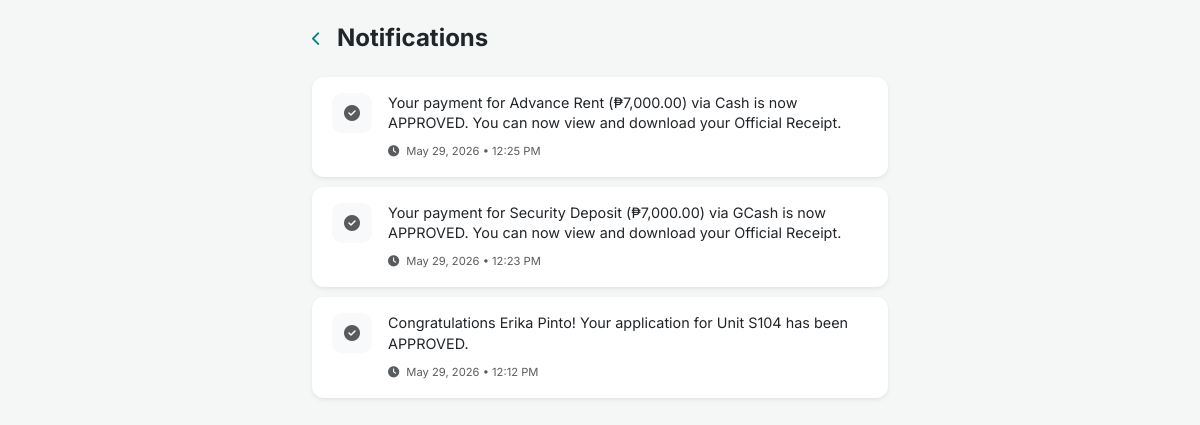
Screenshot of /tenant_notifications.php (signed in) with the database file from the repository.
### tables this page shows
CREATE TABLE `notifications` (
  `id` int(11) NOT NULL,
  `user_id` int(11) NOT NULL,
  `title` varchar(255) DEFAULT NULL,
  `message` text NOT NULL,
  `status` enum('unread','read') DEFAULT 'unread',
  `created_at` datetime DEFAULT current_timestamp()
);

### tenant_notifications.php (the view, shortened to what this page needs)
<?php
include('db.php');
$user_id = $_SESSION['user_id'];
$q = "SELECT * FROM notifications WHERE user_id = '$user_id' ORDER BY created_at DESC";
$res = mysqli_query($conn, $q);
?>
<!DOCTYPE html>
<html lang="en">
<head>
    <link href="https://cdn.jsdelivr.net/npm/bootstrap@5.3.0/dist/css/bootstrap.min.css" rel="stylesheet">
    <link rel="stylesheet" href="https://cdnjs.cloudflare.com/ajax/libs/font-awesome/6.4.0/css/all.min.css">
</head>
<body>
<div class="container py-4" style="max-width: 600px;">
    <div class="d-flex align-items-center mb-4">
        <a href="tenant_dashboard.php" class="back-btn me-3"><i class="fa fa-chevron-left"></i></a>
        <h4 class="fw-bold mb-0">Notifications</h4>
    </div>
    <?php if(mysqli_num_rows($res) > 0): while($row = mysqli_fetch_assoc($res)): ?>
        <div class="card notif-card shadow-sm p-3 <?php echo ($row['status'] == 'unread') ? 'notif-unread' : ''; ?>">
            <div class="d-flex align-items-start">
                <div class="notif-icon me-3">
                    <i class="fa <?php echo ($row['status'] == 'unread') ? 'fa-bell text-teal' : 'fa-check-circle text-muted'; ?>"></i>
                </div>
                <div style="flex: 1;">
                    <p class="mb-1 text-dark" style="font-size: 0.9rem; line-height: 1.4;">
                        <?php echo htmlspecialchars($row['message']); ?>
                    </p>
                    <small class="text-muted" style="font-size: 0.7rem;">
                        <i class="fa fa-clock me-1"></i> <?php echo date('M d, Y • h:i A', strtotime($row['created_at'])); ?>
                    </small>
                </div>
            </div>
        </div>
    <?php endwhile; endif; ?>
</div>
</body>
</html>

### tenant_notifications.php (style rules this page uses)
body { background-color: #f4f7f6; font-family: 'Inter', sans-serif; }
.notif-card { border: none; border-radius: 12px; transition: 0.2s; margin-bottom: 10px; border-left: 4px solid transparent; }
.back-btn { text-decoration: none; color: #008080; font-weight: 600; font-size: 0.9rem; }
.notif-icon { width: 40px; height: 40px; display: flex; align-items: center; justify-content: center; background: #f8f9fa; border-radius: 10px; }

### rows the page displays
notifications: message "Your payment for Advance Rent (₱7,000.00) via Cash is now APPROVED. You can now view and download your Official Receipt.", created_at "May 29, 2026 • 12:25 PM"
notifications: message "Your payment for Security Deposit (₱7,000.00) via GCash is now APPROVED. You can now view and download your Official Receipt.", created_at "May 29, 2026 • 12:23 PM"
notifications: message "Congratulations Erika Pinto! Your application for Unit S104 has been APPROVED.", created_at "May 29, 2026 • 12:12 PM"
